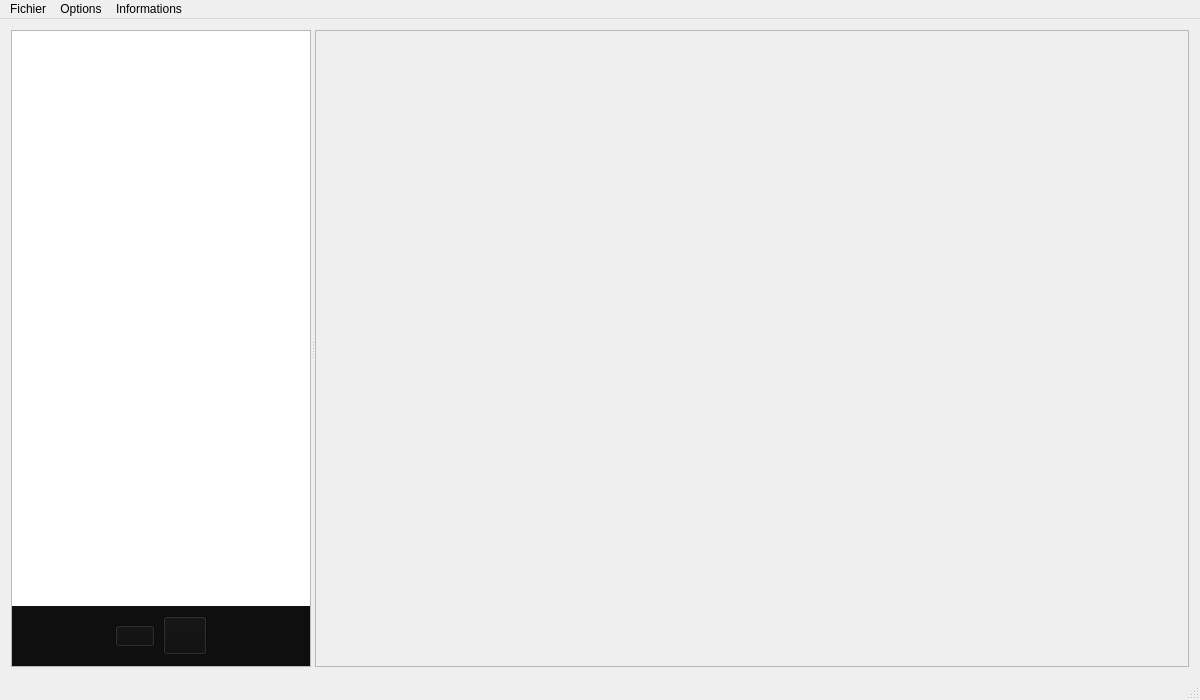
<?xml version="1.0" encoding="UTF-8"?>
<ui version="4.0">
 <class>MainWindow</class>
 <widget class="QMainWindow" name="MainWindow">
  <property name="geometry">
   <rect>
    <x>0</x>
    <y>0</y>
    <width>1200</width>
    <height>700</height>
   </rect>
  </property>
  <property name="minimumSize">
   <size>
    <width>1200</width>
    <height>700</height>
   </size>
  </property>
  <property name="windowTitle">
   <string>Swiftbot 1.0.0</string>
  </property>
  <widget class="QWidget" name="centralWidget">
   <property name="minimumSize">
    <size>
     <width>1200</width>
     <height>658</height>
    </size>
   </property>
   <layout class="QGridLayout" name="gridLayout">
    <item row="0" column="0">
     <widget class="QSplitter" name="splitter">
      <property name="orientation">
       <enum>Qt::Horizontal</enum>
      </property>
      <widget class="QFrame" name="leftPanel">
       <property name="minimumSize">
        <size>
         <width>200</width>
         <height>0</height>
        </size>
       </property>
       <property name="maximumSize">
        <size>
         <width>300</width>
         <height>16777215</height>
        </size>
       </property>
       <property name="frameShape">
        <enum>QFrame::StyledPanel</enum>
       </property>
       <property name="frameShadow">
        <enum>QFrame::Raised</enum>
       </property>
       <layout class="QVBoxLayout" name="verticalLayout">
        <property name="spacing">
         <number>0</number>
        </property>
        <property name="leftMargin">
         <number>0</number>
        </property>
        <property name="topMargin">
         <number>0</number>
        </property>
        <property name="rightMargin">
         <number>0</number>
        </property>
        <property name="bottomMargin">
         <number>0</number>
        </property>
        <item>
         <widget class="QTreeWidget" name="accountsTreeWidget">
          <property name="frameShape">
           <enum>QFrame::NoFrame</enum>
          </property>
          <property name="selectionMode">
           <enum>QAbstractItemView::ExtendedSelection</enum>
          </property>
          <property name="selectionBehavior">
           <enum>QAbstractItemView::SelectItems</enum>
          </property>
          <property name="indentation">
           <number>10</number>
          </property>
          <property name="uniformRowHeights">
           <bool>true</bool>
          </property>
          <attribute name="headerVisible">
           <bool>false</bool>
          </attribute>
          <column>
           <property name="text">
            <string notr="true">1</string>
           </property>
          </column>
         </widget>
        </item>
        <item>
         <widget class="QFrame" name="quickActionButtons">
          <property name="sizePolicy">
           <sizepolicy hsizetype="Preferred" vsizetype="Fixed">
            <horstretch>0</horstretch>
            <verstretch>0</verstretch>
           </sizepolicy>
          </property>
          <property name="minimumSize">
           <size>
            <width>0</width>
            <height>60</height>
           </size>
          </property>
          <property name="maximumSize">
           <size>
            <width>16777215</width>
            <height>60</height>
           </size>
          </property>
          <property name="styleSheet">
           <string notr="true">background-color: rgb(15,15, 15);</string>
          </property>
          <property name="frameShape">
           <enum>QFrame::NoFrame</enum>
          </property>
          <property name="frameShadow">
           <enum>QFrame::Raised</enum>
          </property>
          <layout class="QHBoxLayout" name="horizontalLayout">
           <property name="spacing">
            <number>8</number>
           </property>
           <property name="leftMargin">
            <number>0</number>
           </property>
           <property name="topMargin">
            <number>5</number>
           </property>
           <property name="rightMargin">
            <number>0</number>
           </property>
           <property name="bottomMargin">
            <number>5</number>
           </property>
           <item>
            <spacer name="horizontalSpacer">
             <property name="orientation">
              <enum>Qt::Horizontal</enum>
             </property>
             <property name="sizeHint" stdset="0">
              <size>
               <width>40</width>
               <height>20</height>
              </size>
             </property>
            </spacer>
           </item>
           <item>
            <widget class="QPushButton" name="accountManagerButton">
             <property name="toolTip">
              <string>Gestionnaire de comptes</string>
             </property>
             <property name="icon">
              <iconset resource="../resources/icons.qrc">
               <normaloff>:/icons/icons/group_gear.png</normaloff>:/icons/icons/group_gear.png</iconset>
             </property>
             <property name="iconSize">
              <size>
               <width>32</width>
               <height>32</height>
              </size>
             </property>
             <property name="flat">
              <bool>false</bool>
             </property>
            </widget>
           </item>
           <item>
            <widget class="QToolButton" name="quickActionButton">
             <property name="sizePolicy">
              <sizepolicy hsizetype="Minimum" vsizetype="Fixed">
               <horstretch>0</horstretch>
               <verstretch>0</verstretch>
              </sizepolicy>
             </property>
             <property name="minimumSize">
              <size>
               <width>44</width>
               <height>38</height>
              </size>
             </property>
             <property name="focusPolicy">
              <enum>Qt::StrongFocus</enum>
             </property>
             <property name="toolTip">
              <string>Action rapide</string>
             </property>
             <property name="styleSheet">
              <string notr="true">QToolButton::menu-indicator{
    image: none;
}</string>
             </property>
             <property name="icon">
              <iconset resource="../resources/icons.qrc">
               <normaloff>:/icons/icons/gear_in.png</normaloff>:/icons/icons/gear_in.png</iconset>
             </property>
             <property name="iconSize">
              <size>
               <width>32</width>
               <height>32</height>
              </size>
             </property>
             <property name="popupMode">
              <enum>QToolButton::InstantPopup</enum>
             </property>
             <property name="autoRaise">
              <bool>false</bool>
             </property>
             <property name="arrowType">
              <enum>Qt::NoArrow</enum>
             </property>
            </widget>
           </item>
           <item>
            <spacer name="horizontalSpacer_2">
             <property name="orientation">
              <enum>Qt::Horizontal</enum>
             </property>
             <property name="sizeHint" stdset="0">
              <size>
               <width>40</width>
               <height>20</height>
              </size>
             </property>
            </spacer>
           </item>
          </layout>
         </widget>
        </item>
       </layout>
      </widget>
      <widget class="QFrame" name="mainPanel">
       <property name="frameShape">
        <enum>QFrame::StyledPanel</enum>
       </property>
       <property name="frameShadow">
        <enum>QFrame::Raised</enum>
       </property>
       <layout class="QGridLayout" name="mainPanelLayout"/>
      </widget>
     </widget>
    </item>
   </layout>
  </widget>
  <widget class="QMenuBar" name="menuBar">
   <property name="geometry">
    <rect>
     <x>0</x>
     <y>0</y>
     <width>1200</width>
     <height>20</height>
    </rect>
   </property>
   <widget class="QMenu" name="menuFichier">
    <property name="title">
     <string>Fichier</string>
    </property>
    <property name="toolTipsVisible">
     <bool>true</bool>
    </property>
    <addaction name="actionGestionnaire_de_comptes"/>
    <addaction name="actionCr_er_un_personnage"/>
    <addaction name="separator"/>
    <addaction name="actionLancer_en_MITM"/>
    <addaction name="actionLancer_Dofus_Sans_MITM"/>
   </widget>
   <widget class="QMenu" name="menuOptions">
    <property name="title">
     <string>Options</string>
    </property>
    <property name="toolTipsVisible">
     <bool>true</bool>
    </property>
   </widget>
   <widget class="QMenu" name="menuInformations">
    <property name="title">
     <string>Informations</string>
    </property>
    <property name="toolTipsVisible">
     <bool>true</bool>
    </property>
   </widget>
   <addaction name="menuFichier"/>
   <addaction name="menuOptions"/>
   <addaction name="menuInformations"/>
  </widget>
  <widget class="QStatusBar" name="statusBar"/>
  <action name="actionGestionnaire_de_comptes">
   <property name="icon">
    <iconset resource="../resources/icons.qrc">
     <normaloff>:/icons/icons/group_gear.png</normaloff>:/icons/icons/group_gear.png</iconset>
   </property>
   <property name="text">
    <string>Gestionnaire de comptes</string>
   </property>
   <property name="toolTip">
    <string>&lt;html&gt;&lt;head/&gt;&lt;body&gt;&lt;p&gt;&lt;span style=&quot; font-weight:600;&quot;&gt;Gestionnaire de comptes&lt;/span&gt;&lt;/p&gt;&lt;p&gt;Le gestionnaire de comptes vous permet de configurer vos comptes mais aussi de créer des personnages.&lt;/p&gt;&lt;/body&gt;&lt;/html&gt;</string>
   </property>
  </action>
  <action name="actionCr_er_un_personnage">
   <property name="icon">
    <iconset resource="../resources/icons.qrc">
     <normaloff>:/icons/icons/user_add.png</normaloff>:/icons/icons/user_add.png</iconset>
   </property>
   <property name="text">
    <string>Créer un personnage</string>
   </property>
  </action>
  <action name="actionLancer_en_MITM">
   <property name="icon">
    <iconset resource="../resources/icons.qrc">
     <normaloff>:/icons/icons/console.png</normaloff>:/icons/icons/console.png</iconset>
   </property>
   <property name="text">
    <string>Connexion MITM</string>
   </property>
  </action>
  <action name="actionLancer_Dofus_Sans_MITM">
   <property name="icon">
    <iconset resource="../resources/icons.qrc">
     <normaloff>:/icons/icons/dofus.png</normaloff>:/icons/icons/dofus.png</iconset>
   </property>
   <property name="text">
    <string>Lancer Dofus (Sans MITM)</string>
   </property>
  </action>
 </widget>
 <layoutdefault spacing="6" margin="11"/>
 <resources>
  <include location="../resources/icons.qrc"/>
 </resources>
 <connections>
  <connection>
   <sender>accountsTreeWidget</sender>
   <signal>itemClicked(QTreeWidgetItem*,int)</signal>
   <receiver>MainWindow</receiver>
   <slot>selectedAccount(QTreeWidgetItem*,int)</slot>
   <hints>
    <hint type="sourcelabel">
     <x>152</x>
     <y>168</y>
    </hint>
    <hint type="destinationlabel">
     <x>301</x>
     <y>673</y>
    </hint>
   </hints>
  </connection>
  <connection>
   <sender>accountManagerButton</sender>
   <signal>clicked()</signal>
   <receiver>MainWindow</receiver>
   <slot>openAccountManager()</slot>
   <hints>
    <hint type="sourcelabel">
     <x>138</x>
     <y>639</y>
    </hint>
    <hint type="destinationlabel">
     <x>101</x>
     <y>677</y>
    </hint>
   </hints>
  </connection>
  <connection>
   <sender>actionGestionnaire_de_comptes</sender>
   <signal>triggered()</signal>
   <receiver>MainWindow</receiver>
   <slot>openAccountManager()</slot>
   <hints>
    <hint type="sourcelabel">
     <x>-1</x>
     <y>-1</y>
    </hint>
    <hint type="destinationlabel">
     <x>599</x>
     <y>349</y>
    </hint>
   </hints>
  </connection>
 </connections>
 <slots>
  <slot>selectedAccount(QTreeWidgetItem*,int)</slot>
  <slot>openAccountManager()</slot>
 </slots>
</ui>
